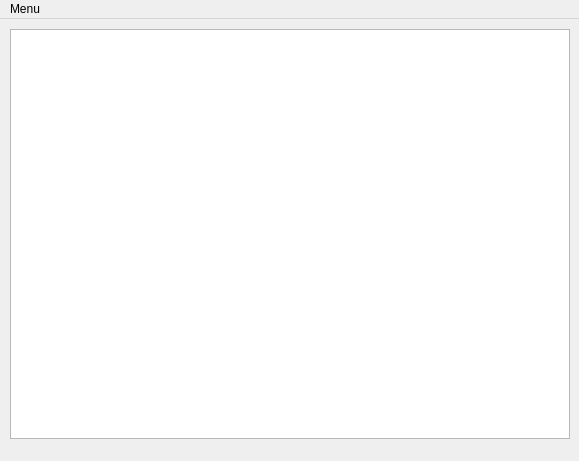
<?xml version="1.0" encoding="UTF-8"?>
<ui version="4.0">
 <class>MainWindow</class>
 <widget class="QMainWindow" name="MainWindow">
  <property name="geometry">
   <rect>
    <x>0</x>
    <y>0</y>
    <width>579</width>
    <height>461</height>
   </rect>
  </property>
  <property name="sizePolicy">
   <sizepolicy hsizetype="Preferred" vsizetype="Preferred">
    <horstretch>0</horstretch>
    <verstretch>0</verstretch>
   </sizepolicy>
  </property>
  <property name="windowTitle">
   <string>MainWindow</string>
  </property>
  <widget class="QWidget" name="centralWidget">
   <property name="sizePolicy">
    <sizepolicy hsizetype="Expanding" vsizetype="Expanding">
     <horstretch>0</horstretch>
     <verstretch>0</verstretch>
    </sizepolicy>
   </property>
   <widget class="QGraphicsView" name="graphicsView">
    <property name="geometry">
     <rect>
      <x>10</x>
      <y>10</y>
      <width>560</width>
      <height>410</height>
     </rect>
    </property>
    <property name="sizePolicy">
     <sizepolicy hsizetype="Preferred" vsizetype="Preferred">
      <horstretch>0</horstretch>
      <verstretch>0</verstretch>
     </sizepolicy>
    </property>
    <property name="verticalScrollBarPolicy">
     <enum>Qt::ScrollBarAlwaysOff</enum>
    </property>
    <property name="horizontalScrollBarPolicy">
     <enum>Qt::ScrollBarAlwaysOff</enum>
    </property>
   </widget>
  </widget>
  <widget class="QMenuBar" name="menuBar">
   <property name="geometry">
    <rect>
     <x>0</x>
     <y>0</y>
     <width>579</width>
     <height>19</height>
    </rect>
   </property>
   <widget class="QMenu" name="menuMenu">
    <property name="title">
     <string>Menu</string>
    </property>
    <widget class="QMenu" name="menuController">
     <property name="title">
      <string>Controller</string>
     </property>
     <addaction name="menu_open_control"/>
    </widget>
    <addaction name="menuController"/>
    <addaction name="menu_loadconfig"/>
   </widget>
   <addaction name="menuMenu"/>
  </widget>
  <action name="menu_loadconfig">
   <property name="text">
    <string>Load Config</string>
   </property>
  </action>
  <action name="menu_open_control">
   <property name="text">
    <string>Open Controller</string>
   </property>
  </action>
 </widget>
 <layoutdefault spacing="6" margin="11"/>
 <resources/>
 <connections/>
</ui>
